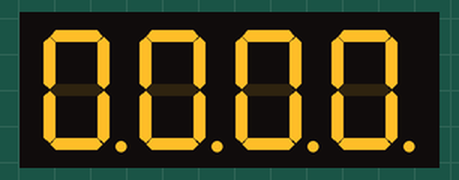
Recording of a sketch running on a simulated Arduino Mega 2560, built with avr-gcc and run on an emulated ATmega2560. On the bench: 4-digit seven-segment display. Wiring (inferred from the names in the program): 4-digit 7-segment display, segments lit when HIGH: segments pin 22, pin 23, pin 24, pin 25, pin 26, pin 27, pin 28, pin 25; digit selects pin 36, pin 35, pin 34, pin 33. The segment pins are drawn as the display they are named for.

Above: at 0.1 s.
At 4.1 s:
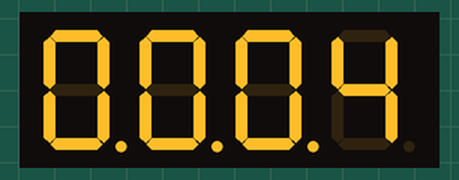
At 9.1 s:
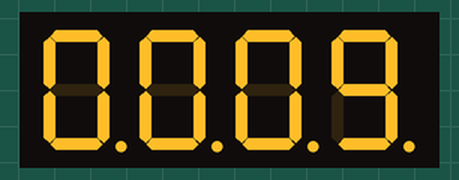
At 19.2 s:
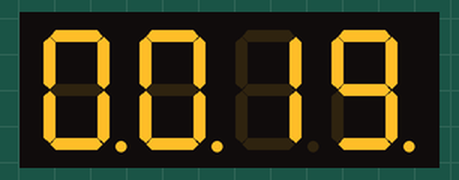
At 29.2 s:
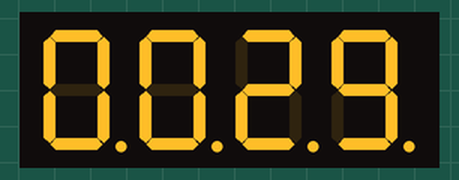
At 38.3 s:
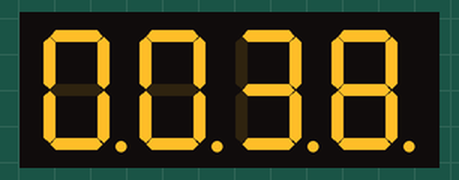

The sketch:

lab10.ino
```cpp
int aPin = 22;
int bPin = 23;
int cPin = 24;
int dPin = 25;
int ePin = 26;
int fPin = 27;
int gPin = 28;

int gnd1 = 33;
int gnd2 = 34;
int gnd3 = 35;
int gnd4 = 36;

int count = 0;

unsigned long lastUpdate = 0;

void setup() {

  pinMode(aPin, OUTPUT);
  pinMode(bPin, OUTPUT);
  pinMode(cPin, OUTPUT);
  pinMode(dPin, OUTPUT);
  pinMode(ePin, OUTPUT);
  pinMode(fPin, OUTPUT);
  pinMode(gPin, OUTPUT);

  pinMode(gnd1, OUTPUT);
  pinMode(gnd2, OUTPUT);
  pinMode(gnd3, OUTPUT);
  pinMode(gnd4, OUTPUT);
}

void loop() {

  int d1 = count % 10;
  int d2 = (count / 10) % 10;
  int d3 = (count / 100) % 10;
  int d4 = (count / 1000) % 10;

  showDigit(gnd1, d1);
  showDigit(gnd2, d2);
  showDigit(gnd3, d3);
  showDigit(gnd4, d4);

  if (millis() - lastUpdate >= 1000) {
    lastUpdate = millis();

    count++;

    if (count > 9999) {
      count = 0;
    }
  }
}

void showDigit(int digitPin, int number) {

  turnOffDigits();
  clearSegments();

  setNumber(number);

  digitalWrite(digitPin, HIGH);

  delay(3);

  digitalWrite(digitPin, LOW);
}

void turnOffDigits() {

  digitalWrite(gnd1, LOW);
  digitalWrite(gnd2, LOW);
  digitalWrite(gnd3, LOW);
  digitalWrite(gnd4, LOW);
}

void clearSegments() {

  digitalWrite(aPin, LOW);
  digitalWrite(bPin, LOW);
  digitalWrite(cPin, LOW);
  digitalWrite(dPin, LOW);
  digitalWrite(ePin, LOW);
  digitalWrite(fPin, LOW);
  digitalWrite(gPin, LOW);
}

void on(int pin) {
  digitalWrite(pin, HIGH);
}

void setNumber(int n) {

  switch (n) {

    case 0:
      on(aPin);
      on(bPin);
      on(cPin);
      on(dPin);
      on(ePin);
      on(fPin);
      break;

    case 1:
      on(bPin);
      on(cPin);
      break;

    case 2:
      on(aPin);
      on(bPin);
      on(dPin);
      on(ePin);
      on(gPin);
      break;

    case 3:
      on(aPin);
      on(bPin);
      on(cPin);
      on(dPin);
      on(gPin);
      break;

    case 4:
      on(bPin);
      on(cPin);
      on(fPin);
      on(gPin);
      break;

    case 5:
      on(aPin);
      on(cPin);
      on(dPin);
      on(fPin);
      on(gPin);
      break;

    case 6:
      on(aPin);
      on(cPin);
      on(dPin);
      on(ePin);
      on(fPin);
      on(gPin);
      break;

    case 7:
      on(aPin);
      on(bPin);
      on(cPin);
      break;

    case 8:
      on(aPin);
      on(bPin);
      on(cPin);
      on(dPin);
      on(ePin);
      on(fPin);
      on(gPin);
      break;

    case 9:
      on(aPin);
      on(bPin);
      on(cPin);
      on(dPin);
      on(fPin);
      on(gPin);
      break;
  }
}
```

Measured:
- what the display in image 0 shows lasts 1.1 s, from 0.0 s to 1.1 s
